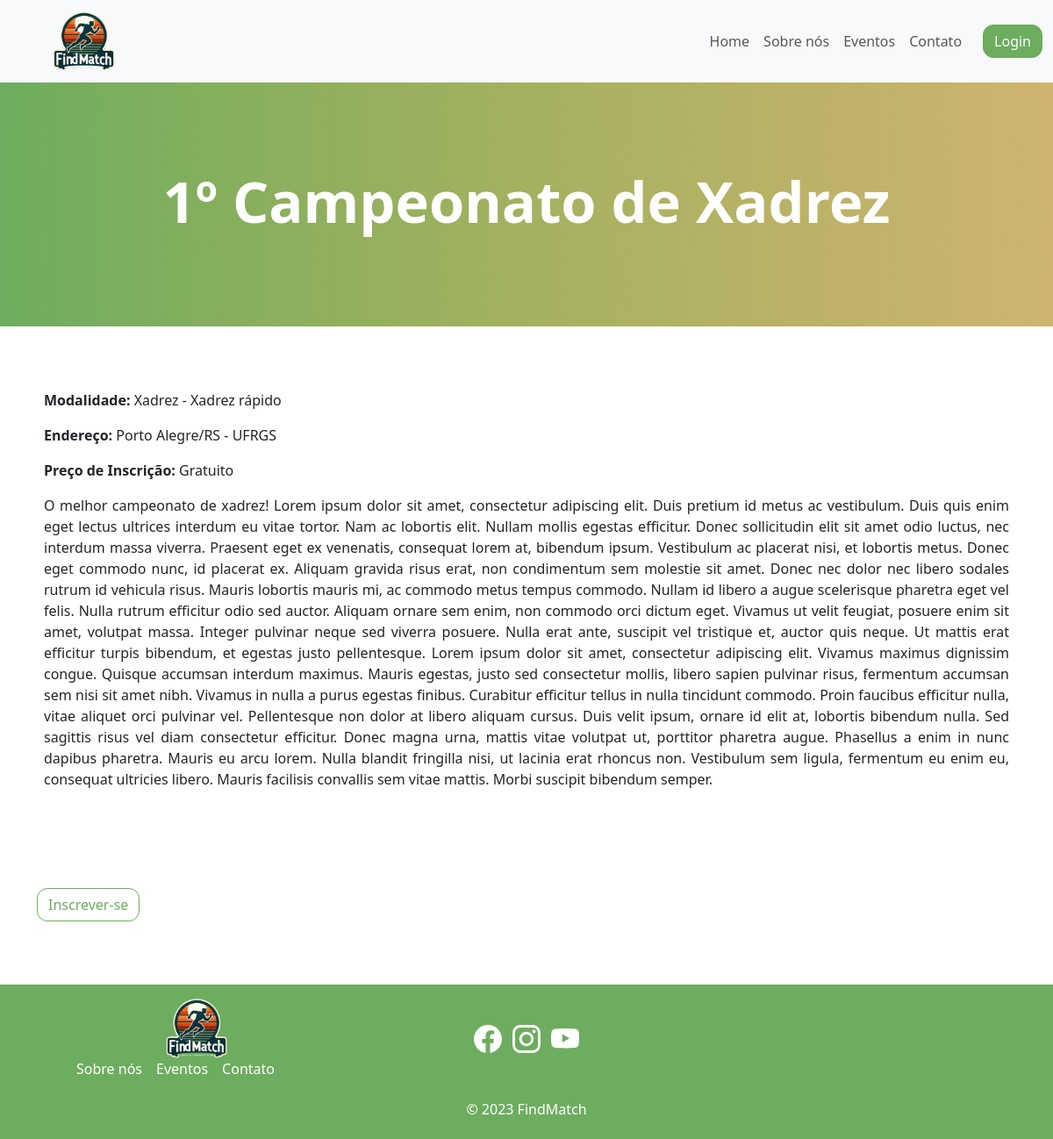
The page /competitions/1/ on the database its author committed.
### competitions/models.py (models this page shows, shortened)
class Competition(models.Model):
    organizer = models.ForeignKey(
        User, on_delete=models.PROTECT, verbose_name="Organizador"
    )
    modality = models.ForeignKey(
        Modality, on_delete=models.PROTECT, verbose_name="Modalidade"
    )
    title = models.CharField(max_length=50, verbose_name="Título")
    description = models.TextField(verbose_name="Descrição")
    datetime = models.DateTimeField(verbose_name="Data e Horário")
    created_at = models.DateTimeField(auto_now_add=True, verbose_name="Criado em")
    city = models.CharField(max_length=80, verbose_name="Cidade", blank=True)
    state = BRStateField(verbose_name="Estado", blank=True)
    address = models.CharField(max_length=100, verbose_name="Endereço", blank=True)
    image = models.ImageField(
        null=True, blank=True, upload_to="competitions/", verbose_name="Imagem"
    )
    max_slots = models.PositiveIntegerField(
        default=0,
        verbose_name="Número de vagas",
        help_text="Se não quiser impor um limite de vagas, defina esse campo como 0",
    )
    subscription_price = models.DecimalField(max_digits=6, decimal_places=2, verbose_name="Preço da inscrição", default=0)
    class Meta:
        verbose_name = "Competição"
        verbose_name_plural = "Competições"

### sports/models.py (models this page shows)
class Modality(models.Model):
    sport = models.ForeignKey(Sport, on_delete=models.CASCADE)
    name = models.CharField(max_length=50)
    team_size = models.PositiveSmallIntegerField()
    class Meta:
        verbose_name = "Modalidade"
        verbose_name_plural = "Modalidades"
    def __str__(self):
        return f"{self.sport} - {self.name}"

class Sport(models.Model):
    name = models.CharField(max_length=30)
    class Meta:
        verbose_name = "Esporte"
        verbose_name_plural = "Esportes"
    def __str__(self):
        return f"{self.name}"

### competitions/views.py (the view)
# urls.py: path("<int:pk>/", views.CompetitionDetailView.as_view(), name="detail_competition"),
class CompetitionDetailView(DetailView):
    model = Competition

### competitions/templates/competitions/competition_detail.html (shortened to what this page needs)
{% extends 'base.html' %}
{% load static %}
{% block pre-content %}
<div class="text-center bg-find-match d-flex align-items-center py-5 py-4 mb-4">
    <div class="container">
        <div class="row mx-0 w-100">
            <div class="col-12">
                <h1 class="text-white fw-bold mx-3 fs-32 fs-lg-65 py-5">
                {{object.title}}
                </h1>
            </div>
        </div>
    </div>
</div>
{% endblock pre-content %}
{% block content %}
    <div class="row px-2">
        <div class="col-12">
            <p><b>Modalidade:</b> {{object.modality}}</p>
            {% if object.city %}
                <p><b>Endereço:</b> {{object.city}}/{{object.state}} - {{object.address}}</p>
            {% endif %}
            <p><b>Preço de Inscrição:</b> {% if competition.subscription_price > 0 %}R${{competition.subscription_price}}{% else %}Gratuito{% endif %}</p>
        </div>
      <div class="col-12">
        <p class="text-justify">{{object.description}}</p>
      </div>
    </div>
    <div class="row d-flex justify-content-center">
        <div class="col-12">
            <a href="#" class="btn btn-find-match">Inscrever-se</a>
        </div>
    </div>
{% endblock %}

### core/templates/base.html (shortened to what this page needs)
{% load static %}
<!DOCTYPE html>
<html lang="en">
<head>
  <link href="https://cdn.jsdelivr.net/npm/bootstrap@5.3.2/dist/css/bootstrap.min.css" rel="stylesheet">
  <link rel="stylesheet" href="{% static 'core/css/style.css' %}" />
  <link rel="stylesheet" href="{% static 'core/css/bootstrap_extension.css' %}" />
</head>
<body class="d-flex flex-column h-100">
  <nav class="navbar navbar-expand-lg navbar-light bg-light">
    <div class="container-fluid">
      <a class="navbar-brand" href="{% url 'home' %}"><img src="{% static 'core/images/logo.png' %}" alt="Logo" height="68" class="ms-5 g-column-1 g-row-1" /></a>
      <div class="collapse navbar-collapse" id="navbarContent">
        <ul class="navbar-nav ms-auto mb-2 mb-lg-0">
          <li class="nav-item">
            <a class="nav-link" aria-current="page" href="{% url 'home' %}">Home</a>
          </li>
          <li class="nav-item">
            <a class="nav-link" href="#">Sobre nós</a>
          </li>
          <li class="nav-item">
            <a class="nav-link" href="{% url 'competitions:list_competition' %}">Eventos</a>
          </li>
          <li class="nav-item">
            <a class="nav-link" href="#">Contato</a>
          </li>
        </ul>
        {% if user.is_authenticated %}
          <form method="POST" action="{% url 'accounts:logout' %}">
            {% csrf_token %}
            <button href="{% url 'accounts:login' %}" class="btn btn-find-match login ms-3">Logout</button>
          </form>
        {% else %}
          <a href="{% url 'accounts:login' %}" class="btn btn-find-match login ms-3">Login</a>
        {% endif %}
      </div>
    </div>
  </nav>
  {% block pre-content %}
  {% endblock pre-content %}
  <main class="container py-lg-5 flex-shrink-0 flex-grow-1">
  {% block content %}
  {% endblock content %}
  </main>
  <footer class="footer container-fluid px-lg-0 bg-green d-flex flex-column align-items-center pt-3 mt-4 text-center text-white">
    <div class="row w-lg-100">
      <div class="col-12 col-lg-4 mt-3 my-lg-auto order-lg-3">
        <a href="#" target="_blank" id="footer-facebook">
        </a>
        <a href="#" target="_blank" class="px-2" id="footer-instagram">
        </a>
        <a href="" target="_blank" id="footer-youtube">
        </a>
      </div>
      <div class="col-12 col-lg-4 my-3 my-lg-auto order-lg-2 d-grid d-lg-block">
        <img src="{% static 'core/images/logo.png' %}" alt="Logo" height="68" class="ms-5 g-column-1 g-row-1" />
        <ul class="d-lg-flex flex-lg-row justify-content-center mb-0 g-column-1-span-2 g-row-1">
          <li class="me-lg-3"><a href="#">Sobre nós</a></li>
          <li class="me-lg-3"><a href="#">Eventos</a></li>
          <li><a href="">Contato</a></li>
        </ul>
      </div>
      <p class="col-12 mb-0 h-68 py-auto d-flex align-items-center justify-content-center order-lg-3">&copy; 2023 FindMatch</p>
    </div>
  </footer>
</body>

### core/static/core/css/style.css (style rules this page uses)
html { height: 100%; }
body { --white: #fff; --green: #6dad5f; --blue: #0D3038; --orange: #CEB470; }
a { text-decoration: none; }
footer a { color: var(--white); }
ul { padding: 0; }
li { list-style: none; }
.bg-find-match { background-image: linear-gradient(to right, #6dad5f, #8aaf5d, #a4b15f, #bab266, #ceb470); }
.bg-green { background-color: var(--green); }
.btn-find-match { border: 1px solid var(--green); border-radius: 12px; color: var(--green); background-color: var(--white); }
.login { background-color: var(--green); border-radius: 12px; color: var(--white); }

### rows shown on the page
Competition: title "1º Campeonato de Xadrez", modality "Xadrez - Xadrez rápido", city "Porto Alegre", state "RS", address "UFRGS", description "O melhor campeonato de xadrez! Lorem ipsum dolor sit amet, consectetur adipiscing elit. Duis pretium id metus ac vestibulum. Duis quis enim eget lectus ultrices interdum eu vitae tortor. Nam ac lobortis elit. Nullam mollis egestas efficitur. Donec sollicitudin elit sit amet odio luctus, nec interdum massa viverra. Praesent eget ex venenatis, consequat lorem at, bibendum ipsum. Vestibulum ac placerat nisi, et lobortis metus. Donec eget commodo nunc, id placerat ex. Aliquam gravida risus erat, non condimentum sem molestie sit amet. Donec nec dolor nec libero sodales rutrum id vehicula risus. Mauris lobortis mauris mi, ac commodo metus tempus commodo. Nullam id libero a augue scelerisque…"
